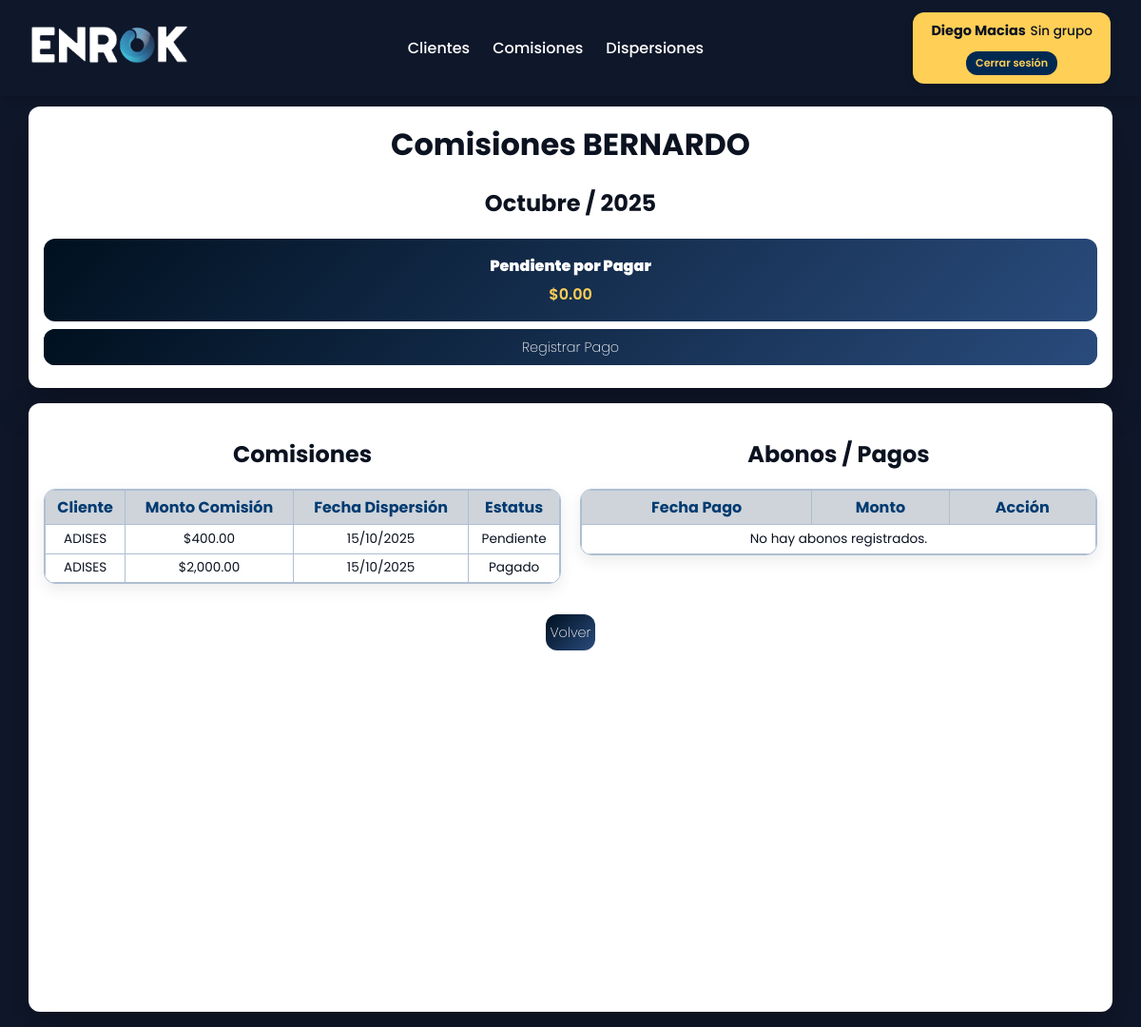
The page /comisiones/detalle/BERNARDO/ (signed in) on the database as committed earlier.
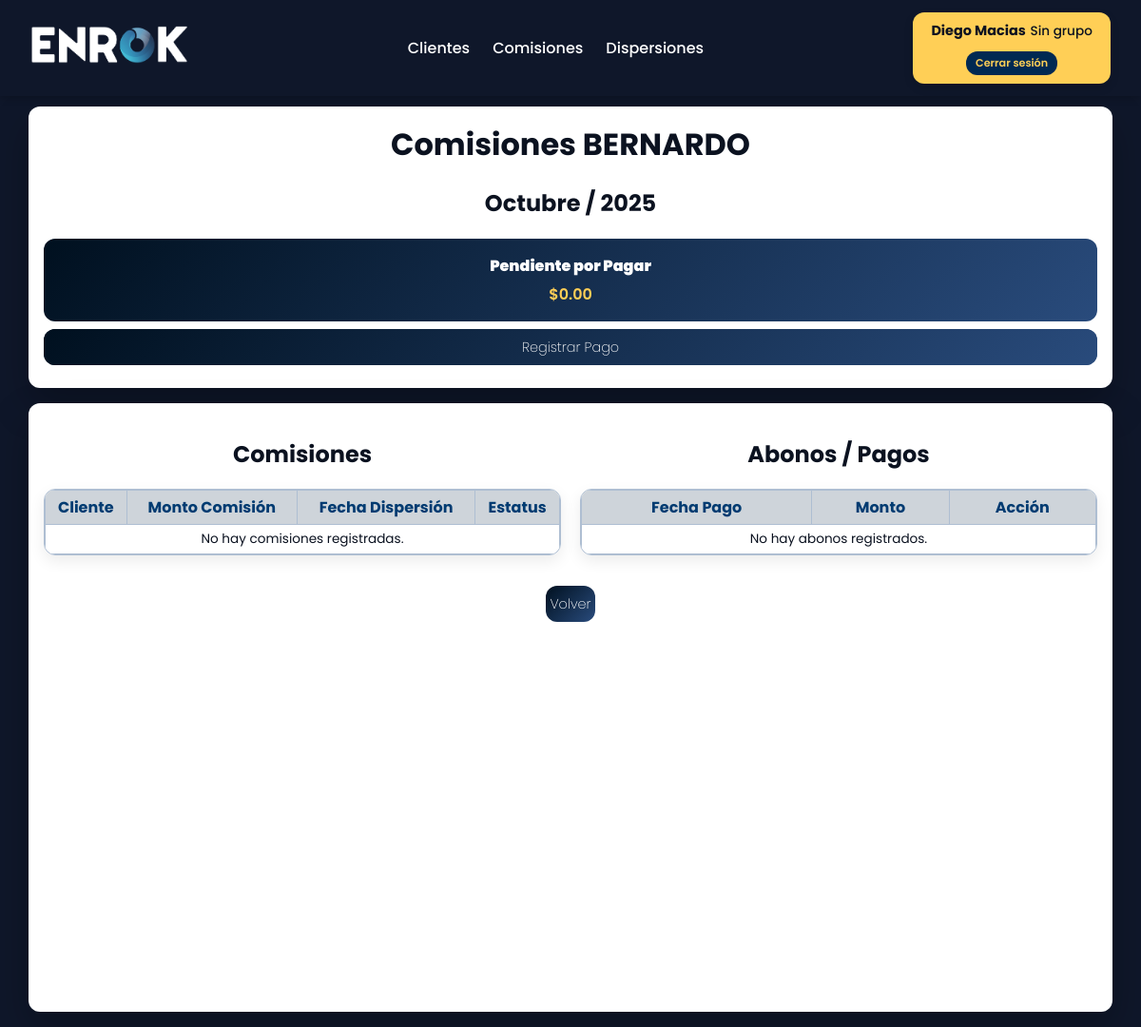
The same page on the database as committed later.
### comisiones/models.py (models this page shows, shortened)
class Comision(models.Model):
    dispersion = models.ForeignKey(Dispersion, on_delete=models.CASCADE, related_name="comisiones")
    cliente = models.ForeignKey(Cliente, on_delete=models.CASCADE)
    comisionista = models.CharField(max_length=255)
    porcentaje = models.DecimalField(max_digits=5, decimal_places=2)
    monto = models.DecimalField(max_digits=12, decimal_places=2)
    fecha = models.DateTimeField(auto_now_add=True)
    estatus = models.CharField(max_length=50, default='Pendiente')

### clientes/models.py (models this page shows, shortened)
class Cliente(models.Model):
    servicio = models.CharField(max_length=100)
    comision_procom = models.FloatField(blank=True, null=True)
    factura = models.CharField(blank=True, null=True)
    nombre = models.CharField(max_length=150)
    utilidad_enrok = models.FloatField(blank=True, null=True)
    comisionista_1 = models.CharField(max_length=100, blank=True, null=True)
    porcentaje_1 = models.FloatField(blank=True, null=True)
    comisionista_2 = models.CharField(max_length=100, blank=True, null=True)
    porcentaje_2 = models.FloatField(blank=True, null=True)
    comisionista_3 = models.CharField(max_length=100, blank=True, null=True)
    porcentaje_3 = models.FloatField(blank=True, null=True)
    comisionista_4 = models.CharField(max_length=100, blank=True, null=True)
    porcentaje_4 = models.FloatField(blank=True, null=True)
    comisionista_5 = models.CharField(max_length=100, blank=True, null=True)
    porcentaje_5 = models.FloatField(blank=True, null=True)
    comisionista_6 = models.CharField(max_length=100, blank=True, null=True)
    porcentaje_6 = models.FloatField(blank=True, null=True)
    comisionista_7 = models.CharField(max_length=100, blank=True, null=True)
    porcentaje_7 = models.FloatField(blank=True, null=True)
    comisionista_8 = models.CharField(max_length=100, blank=True, null=True)
    porcentaje_8 = models.FloatField(blank=True, null=True)
    comisionista_9 = models.CharField(max_length=100, blank=True, null=True)
    porcentaje_9 = models.FloatField(blank=True, null=True)
    fecha_registro = models.DateTimeField(auto_now_add=True)

### dispersiones/models.py (models this page shows, shortened)
class Dispersion(models.Model):
    fecha = models.DateTimeField(default=timezone.now)
    cliente = models.ForeignKey(Cliente, on_delete=models.CASCADE)
    factura = models.CharField(max_length=100)
    num_factura = models.CharField(max_length=100, blank=True, null=True)
    monto = models.DecimalField(max_digits=12, decimal_places=2)
    comision = models.DecimalField(max_digits=12, decimal_places=2, editable=False)
    num_factura_honorarios = models.CharField(max_length=100, blank=True, null=True)
    total_honorarios = models.DecimalField(max_digits=12, decimal_places=2, editable=False)
    estatus_proceso = models.CharField(max_length=50)
    comentarios = models.TextField(blank=True, null=True)
    num_periodo = models.CharField(max_length=50, blank=True, null=True)
    estatus_periodo = models.CharField(max_length=50)
    estatus_pago = models.CharField(max_length=50, default="Pendiente")
    comision_procom = models.DecimalField(max_digits=5, decimal_places=2, editable=False)
    class Meta:
        permissions = [
            ("actualizar_estatus_dispersion", "Puede actualizar estatus de pago en dispersiones"),
        ]

### comisiones/views.py (the view)
# urls.py: path('detalle/<str:comisionista>/', views.detalle_comisiones, name='comisiones_detalle'),
@permission_required('comisiones.view_comision', raise_exception=True)
def detalle_comisiones(request, comisionista):
    from urllib.parse import urlparse, parse_qs
    volver_url = request.GET.get('volver', '/comisiones/listar/')
    parsed = urlparse(volver_url)
    query = parse_qs(parsed.query)
    mes = int(query.get('mes', [datetime.now().month])[0])
    mes_nombre = MESES_ES.get(mes, "")
    anio = int(query.get('anio', [datetime.now().year])[0])
    detalle = Comision.objects.filter(
        comisionista=comisionista,
        dispersion__fecha__month=mes,
        dispersion__fecha__year=anio
    )
    abonos = Pago.objects.filter(
        comisionista=comisionista,
        mes=mes,
        anio=anio
    ).order_by('fecha_pago')
    total_liberadas = detalle.filter(estatus='Liberado').aggregate(Sum('monto'))['monto__sum'] or 0
    total_abonos = abonos.aggregate(Sum('monto'))['monto__sum'] or 0
    pendiente_pagar = total_liberadas - total_abonos
    context = {
        'comisionista': comisionista,
        'detalle': detalle,
        'abonos': abonos,
        'next': request.get_full_path(),
        'volver_url': volver_url,
        'mes': mes,
        'mes_nombre': mes_nombre,
        'anio': anio,
        'pendiente_pagar': pendiente_pagar,
    }
    return render(request, 'comisiones/detalle.html', context)

### comisiones/templates/comisiones/detalle.html (shortened to what this page needs)
{% extends 'base_listar.html' %}
{% load humanize %}
{% block title_filters %}
  <div class="card-top">
    <h1>Comisiones {{ comisionista }}</h1>
    <h2 style="text-align:center;">{{ mes_nombre }} / {{ anio }}</h2>
    <div class="pendiente-box">
      <h2>Pendiente por Pagar</h2>
      <p class="monto">${{ pendiente_pagar|floatformat:2|intcomma }}</p>
    </div>
    <div class="actions" style="width:100%; justify-content:center;">
      <a href="{% url 'registrar_pago' comisionista %}?next={{ next|urlencode }}&mes={{ mes }}&anio={{ anio }}"
         class="btn filtro_pagado"
         style="border-radius:12px; color:#fff; width:100%;">
         Registrar Pago
      </a>
    </div>
  </div>
{% endblock %}
{% block content %}
  <div class="card">
    <div style="display:flex; gap:20px; flex-wrap:wrap; justify-content:center;">
      <div style="flex:1; min-width:400px; max-width:550px;">
        <h2 style="text-align:center;">Comisiones</h2>
        <div class="table-container">
          <table>
            <tr>
              <th>Cliente</th>
              <th>Monto Comisión</th>
              <th>Fecha Dispersión</th>
              <th>Estatus</th>
            </tr>
            {% for d in detalle %}
            <tr>
              <td>{{ d.cliente.nombre }}</td>
              <td>${{ d.monto|floatformat:2|intcomma }}</td>
              <td>{{ d.dispersion.fecha|date:"d/m/Y" }}</td>
              <td>{{ d.estatus }}</td>
            </tr>
            {% empty %}
            <tr>
              <td colspan="4" style="text-align:center;">No hay comisiones registradas.</td>
            </tr>
            {% endfor %}
          </table>
        </div>
      </div>
      <div style="flex:1; min-width:400px; max-width:550px;">
        <h2 style="text-align:center;">Abonos / Pagos</h2>
        <div class="table-container">
          <table>
            <tr>
              <th>Fecha Pago</th>
              <th>Monto</th>
              <th>Acción</th>
            </tr>
            {% for a in abonos %}
            <tr>
              <td>{{ a.fecha_pago|date:"d/m/Y" }}</td>
              <td>${{ a.monto|floatformat:2|intcomma }}</td>
              <td>
                <a href="{% url 'editar_pago' comisionista a.id %}?next={{ next|urlencode }}&mes={{ mes }}&anio={{ anio }}" class="editar">Editar</a>
              </td>
            </tr>
            {% empty %}
            <tr>
              <td colspan="3" style="text-align:center;">No hay abonos registrados.</td>
            </tr>
            {% endfor %}
          </table>
        </div>
      </div>
    </div>
    <div style="margin-top:2rem; text-align:center;">
      <a href="{% url 'comisiones_listar' %}?mes={{ mes }}&anio={{ anio }}" class="btn filtro_pagado">Volver</a>
    </div>
  </div>
{% endblock %}

Rows that differ between the two databases and show on the page:
removed Comision: cliente.nombre "ADISES", monto "400.00", dispersion.fecha "15/10/2025", estatus "Pendiente"
removed Comision: cliente.nombre "ADISES", monto "2,000.00", dispersion.fecha "15/10/2025", estatus "Pagado"
Other text that changed with them:
text now shown: "No hay comisiones registradas."
